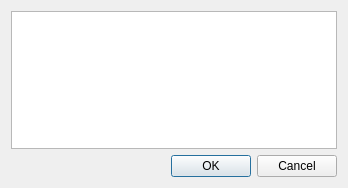
<?xml version="1.0" encoding="UTF-8"?>
<ui version="4.0">
 <class>OpenCameraDialog</class>
 <widget class="QDialog" name="OpenCameraDialog">
  <property name="geometry">
   <rect>
    <x>0</x>
    <y>0</y>
    <width>348</width>
    <height>188</height>
   </rect>
  </property>
  <property name="windowTitle">
   <string>Open Camera</string>
  </property>
  <layout class="QVBoxLayout" name="verticalLayout">
   <item>
    <widget class="QListWidget" name="cameraList"/>
   </item>
   <item>
    <widget class="QDialogButtonBox" name="cameraListButtonBox">
     <property name="orientation">
      <enum>Qt::Horizontal</enum>
     </property>
     <property name="standardButtons">
      <set>QDialogButtonBox::Cancel|QDialogButtonBox::Ok</set>
     </property>
    </widget>
   </item>
  </layout>
 </widget>
 <resources/>
 <connections>
  <connection>
   <sender>cameraListButtonBox</sender>
   <signal>accepted()</signal>
   <receiver>OpenCameraDialog</receiver>
   <slot>accept()</slot>
   <hints>
    <hint type="sourcelabel">
     <x>248</x>
     <y>254</y>
    </hint>
    <hint type="destinationlabel">
     <x>157</x>
     <y>274</y>
    </hint>
   </hints>
  </connection>
  <connection>
   <sender>cameraListButtonBox</sender>
   <signal>rejected()</signal>
   <receiver>OpenCameraDialog</receiver>
   <slot>reject()</slot>
   <hints>
    <hint type="sourcelabel">
     <x>316</x>
     <y>260</y>
    </hint>
    <hint type="destinationlabel">
     <x>286</x>
     <y>274</y>
    </hint>
   </hints>
  </connection>
 </connections>
</ui>
